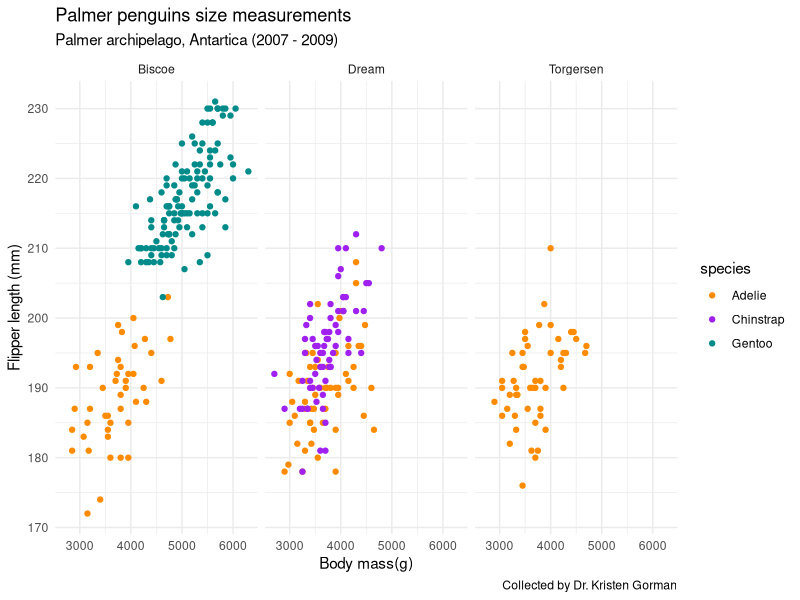

Reproduce this figure in R.
#one small change to see on git tab on the right top pane
#Small change 2
##~~~~~~~~~~~~~~~~~~~~~~~~~~~~~~~~~~~~~~~~~~~~~~~~~~~~~~~~~~~~~~~~~~~~~~~~~~~~~~
##                            Derivative practice                           ----
##~~~~~~~~~~~~~~~~~~~~~~~~~~~~~~~~~~~~~~~~~~~~~~~~~~~~~~~~~~~~~~~~~~~~~~~~~~~~~~

#................Practice using the function D().................

# Creating an expression
my_expression <- expression(5*x^2) #The expression

#Find the derivative of the expression with respect to x
my_derivative <- D(expr = my_expression, name = "x")
my_derivative # Print Result

# Evaluate Derivative at x = 2.8
x <- 2.8

#Evaluate!
eval(my_derivative)

#....................Another example with D()....................

# Find my derivative wiht respect to x. 
# Name variables/ values can over write previous values if named the same.
my_der <- D(expr = expression(3.1 * x^4 - 28 * x), name = "x")
my_der

#Create and Store a function
fx <- expression(x^2)

#Find the derivative with respect to x
df_dx <- D(expr = fx, name ="x")
#Return the derivative/ Print Statement
df_dx

#....................Trying D() function in R....................

my_dev <- D(expr = expression(2*z^3-10.5*z^2+4.1), name = "z")
my_dev

#..........Trying D() function in R- Exmaple 2....................

dt_dy <- D(expr = expression((2*y^3+1)^4 - 8*y^3), name = "y")
dt_dy            

# Find the Slope of T(y) at a range of values
y <- seq(from = -0.4, to = 2.0, by = 0.1)

#Evaluate the Slope of T(y) at each of those values
eval(dt_dy)

#Plotting Example
library(ggplot2)
library(palmerpenguins)

ggplot(data = penguins, aes(x = body_mass_g, y = flipper_length_mm)) +
  geom_point(aes(color = species)) +
  scale_color_manual(values = c("darkorange", "purple", "cyan4"))+
  labs(x = "Body mass(g)",
       y = "Flipper length (mm)",
       title = "Palmer penguins size measurements",
       subtitle = "Palmer archipelago, Antartica (2007 - 2009)",
       caption = "Collected by Dr. Kristen Gorman") +
  facet_wrap(~island) +
  theme_minimal()
